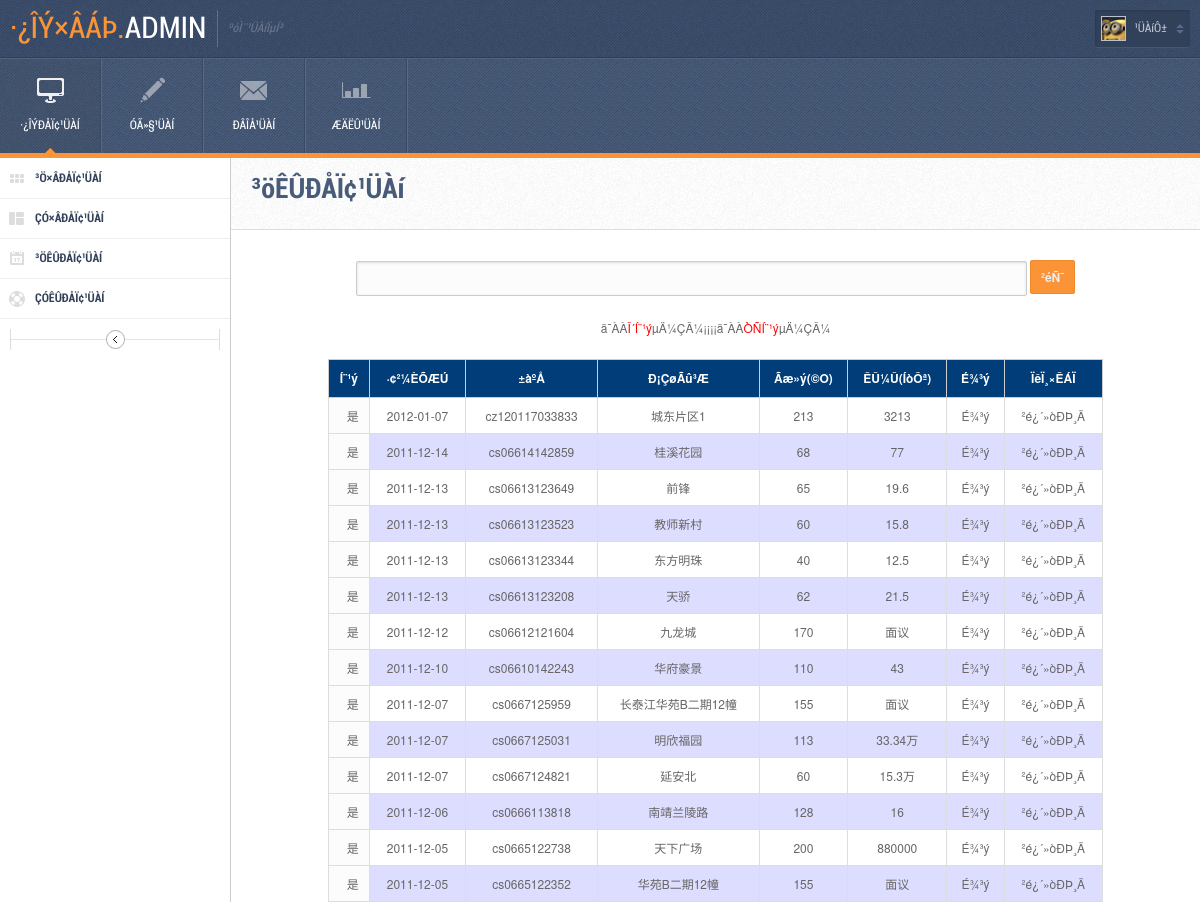
/admin/calendar.php, run on the app's committed database.
### tables this page shows
CREATE TABLE `house_sell` (
  `id` int(11) NOT NULL auto_increment,
  `bh` varchar(20) default NULL,
  `qy` varchar(10) default NULL,
  `house_name` varchar(50) default NULL,
  `address` varchar(50) default NULL,
  `hx` varchar(20) default NULL,
  `wylx` varchar(20) default NULL,
  `jz_area` varchar(20) default NULL,
  `sy_area` varchar(20) default NULL,
  `jg` varchar(20) default NULL,
  `jg_time` varchar(20) default NULL,
  `zxcd` varchar(20) default NULL,
  `do_floor` varchar(10) default NULL,
  `sum_floor` varchar(10) default NULL,
  `pay` varchar(30) default NULL,
  `pb` longtext,
  `tel` varchar(50) default NULL,
  `man` varchar(50) default NULL,
  `email` varchar(50) default NULL,
  `house_ms` longtext,
  `date` date default NULL,
  `bus` varchar(50) default NULL,
  `pass` varchar(2) default NULL,
  `zj` varchar(6) default NULL,
  `user_id` varchar(30) default NULL,
  `click` int(11) default NULL,
  `zj_id` varchar(30) default NULL,
  PRIMARY KEY  (`id`)
);

### admin/view_sell.php (the view, shortened to what this page needs)
<FORM METHOD=POST NAME="form1">
<center>
    <input type="text" name="bh">
    <input type="submit" name="Submit" value="²éÑ¯">
    <br>
    <br>
    <a href="view_sell.php?pass=·ñ" class="linkfont">ä¯ÀÀ<font color="#FF0000">Î´Í¨¹ý</font>µÄ¼ÇÂ¼</a>¡¡¡¡<a href="view_sell.php?pass=ÊÇ" class="linkfont">ä¯ÀÀ<font color="#FF0000">ÒÑÍ¨¹ý</font>µÄ¼ÇÂ¼</a>
    <br>
  </center>
  <br>
  <table class="table" cellspacing="0" cellpadding="0" style="border:solid 1px ;background-color: white;">
   <?php
    if ($pass=="" and $bh=="")
	$strSql="select * from house_sell order by id desc";
	else
	$strSql="select * from house_sell where 1=1 $where order by id desc";
?>
    <tr>
    <th>Í¨¹ý</th>
      <th>·¢²¼ÈÕÆÚ</th>
      <th>±àºÅ</th>
      <th>Ð¡ÇøÃû³Æ</th>
      <th>Ãæ»ý(©O)</th>
      <th>ÊÛ¼Û(ÍòÔª)</th>
      <th>É¾³ý</th>
      <th>ÏêÏ¸×ÊÁÏ</font></b></font></td>
    </tr>
     <?php
   $res=mysql_query($strSql);
   while($rs=mysql_fetch_array($res))
   {
   ?>
    <tr>
          <td><?php echo $rs["pass"]?></td>
      <td><?php echo $rs["date"]?></td>
      <td><?php echo $rs["bh"]?></td>
      <td><?php echo $rs["house_name"]?></td>
      <td><?php echo $rs["jz_area"]?></td>
      <td><?php echo $rs["pay"]?></td>
      <td><a href="del_sell.php?id=<?php echo $rs["id"]?>" class="linkfont">É¾³ý</a></td>
      <td><a href="changesell.php?id=<?php echo $rs["id"]?>" class="linkfont" >²é¿´»òÐÞ¸Ä</a></td>
    </tr>
 <?php
   }
	   ?>
  </table>
</FORM>
</body>
</html>

### admin/calendar.php (shortened to what this page needs)
<!DOCTYPE html PUBLIC "-//W3C//DTD XHTML 1.0 Transitional//EN" "http://www.w3.org/TR/xhtml1/DTD/xhtml1-transitional.dtd">
<html xmlns="http://www.w3.org/1999/xhtml">
<head>
<link rel="stylesheet" href="../css/table.css">
<link rel="stylesheet" href="css/style.default.css" type="text/css" />
</head>
<body class="withvernav">
<div class="bodywrapper">
    <div class="topheader">
        <div class="left">
            <h1 class="logo">·¿ÎÝ×âÁÞ.<span>Admin</span></h1>
            <span class="slogan">ºóÌ¨¹ÜÀíÏµÍ³</span>
            <br clear="all" />
        </div>
        <div class="right">
            <div class="userinfo">
            	<img src="images/thumbs/avatar.png" alt="" />
                <span>¹ÜÀíÔ±</span>
            </div>
        </div>
    </div>
    <div class="header">
        <ul class="headermenu">
            <li class="current"><a href="elements.php"><span class="icon icon-flatscreen"></span>·¿ÎÝÐÅÏ¢¹ÜÀí</a></li>
            <li><a href="manageblog.php"><span class="icon icon-pencil"></span>ÓÃ»§¹ÜÀí</a></li>
            <li><a href="messages.php"><span class="icon icon-message"></span>ÐÂÎÅ¹ÜÀí</a></li>
            <li><a href="reports.php"><span class="icon icon-chart"></span>ÆäËû¹ÜÀí</a></li>
        </ul>
    </div>
    <div class="vernav2 iconmenu">
        <ul>
            <li><a href="elements.php" class="elements">³ö×âÐÅÏ¢¹ÜÀí</a></li>
            <li><a href="widgets.php" class="widgets">Çó×âÐÅÏ¢¹ÜÀí</a></li>
            <li><a href="calendar.php" class="calendar">³öÊÛÐÅÏ¢¹ÜÀí</a></li>
            <li><a href="support.php" class="support">ÇóÊÛÐÅÏ¢¹ÜÀí</a></li>
        </ul>
        <a class="togglemenu"></a>
        <br /><br />
    </div>
    <div class="centercontent">
        <div class="pageheader notab">
            <h1 class="pagetitle">³öÊÛÐÅÏ¢¹ÜÀí</h1>
        </div>
        <div style="width: 80%;margin:auto auto;">
			<?php
			require("view_sell.php");
			?>
</body>
</html>

### css/table.css (style rules this page uses)
.table th { background-color: #003D79;color: white;text-align: center; }
.table th, .table td { border: solid 1px #ccc; padding: 8px;text-align: center; }
tr:nth-child(odd) { background-color: #DDDDFF; }
tr:nth-child(even) { background-color: white; }

### data on the page
house_sell: pass "是", date "2012-01-07", bh "cz120117033833", house_name "城东片区1", jz_area "213", pay "3213"
house_sell: pass "是", date "2011-12-14", bh "cs06614142859", house_name "桂溪花园", jz_area "68", pay "77"
house_sell: pass "是", date "2011-12-13", bh "cs06613123649", house_name "前锋", jz_area "65", pay "19.6"
house_sell: pass "是", date "2011-12-13", bh "cs06613123523", house_name "教师新村", jz_area "60", pay "15.8"
house_sell: pass "是", date "2011-12-13", bh "cs06613123344", house_name "东方明珠", jz_area "40", pay "12.5"
house_sell: pass "是", date "2011-12-13", bh "cs06613123208", house_name "天骄", jz_area "62", pay "21.5"
house_sell: pass "是", date "2011-12-12", bh "cs06612121604", house_name "九龙城", jz_area "170", pay "面议"
house_sell: pass "是", date "2011-12-10", bh "cs06610142243", house_name "华府豪景", jz_area "110", pay "43"
house_sell: pass "是", date "2011-12-07", bh "cs0667125959", house_name "长泰江华苑B二期12幢", jz_area "155", pay "面议"
house_sell: pass "是", date "2011-12-07", bh "cs0667125031", house_name "明欣福园", jz_area "113", pay "33.34万"
house_sell: pass "是", date "2011-12-07", bh "cs0667124821", house_name "延安北", jz_area "60", pay "15.3万"
house_sell: pass "是", date "2011-12-06", bh "cs0666113818", house_name "南靖兰陵路", jz_area "128", pay "16"
house_sell: pass "是", date "2011-12-05", bh "cs0665122738", house_name "天下广场", jz_area "200", pay "880000"
house_sell: pass "是", date "2011-12-05", bh "cs0665122352", house_name "华苑B二期12幢", jz_area "155", pay "面议"
